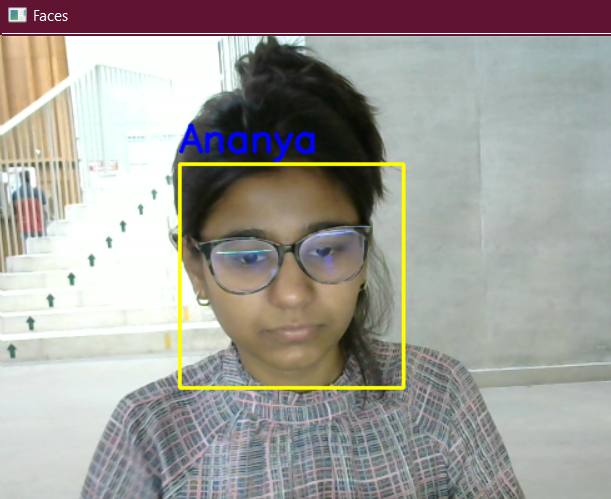
#> input picture Solution/cv/ananya cv4/ananya.png, 611 x 499 px, given in place of the camera
$ jupyter execute --allow-errors Ananya_ass4.ipynb
#> lines starting #> are read from the running program, lines starting #| are printed output that depends on the picture; after the words box and inside, x2 and y2 are one past the last pixel; in counts of white or black regions, pixels touching at a corner belong together
[cell 1]
import cv2
import numpy as np

#Init Camera
cap = cv2.VideoCapture(2)

# Face Detection
face_cascade = cv2.CascadeClassifier("./haarcascade_frontalface_default.xml")

skip = 0
face_data = []
dataset_path = './data/'
file_name = input("Enter the name of the person : ")
#> the answer given: ananya.png
while True:
	ret,frame = cap.read()
#> frame is the input picture: shape (499, 611, 3); mean B, G, R 153.3, 158.4, 160.9

	if ret==False:
		continue

	gray_frame = cv2.cvtColor(frame,cv2.COLOR_BGR2GRAY)
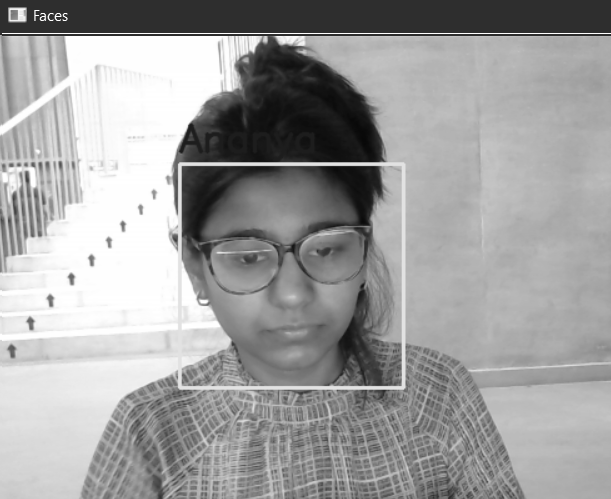
#> gray_frame: shape (499, 611); min 8, max 255, mean 158.5


	faces = face_cascade.detectMultiScale(frame,1.3,5)
#> faces = [[192, 170, 196, 196]]
	if len(faces)==0:
		continue

	faces = sorted(faces,key=lambda f:f[2]*f[3])

	# Pick the last face (because it is the largest face acc to area(f[2]*f[3]))
	for face in faces[-1:]:
		x,y,w,h = face
		cv2.rectangle(frame,(x,y),(x+w,y+h),(0,255,255),2)

		#Extract (Crop out the required face) : Region of Interest
		offset = 10
		face_section = frame[y-offset:y+h+offset,x-offset:x+w+offset]
		face_section = cv2.resize(face_section,(100,100))

		skip += 1
		if skip%10==0:
			face_data.append(face_section)
			print(len(face_data))
#> this loop made 1 pass
#> (x, y, w, h, offset, skip) on pass 1: (192, 170, 196, 196, 10, 1)
#> pass 1, `face_section = frame[y-offset:y+h+offset,x-offset:x+w+offset]`:
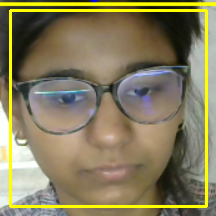
#> face_section: shape (216, 216, 3); mean B, G, R 93.1, 125.5, 133.9
#> pass 1, `face_section = cv2.resize(face_section,(100,100))`:
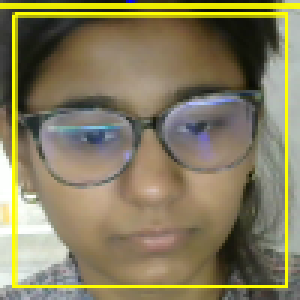
#> face_section: shape (100, 100, 3) (shown 3 times larger); mean B, G, R 93.4, 125.5, 134
#> after the loop:
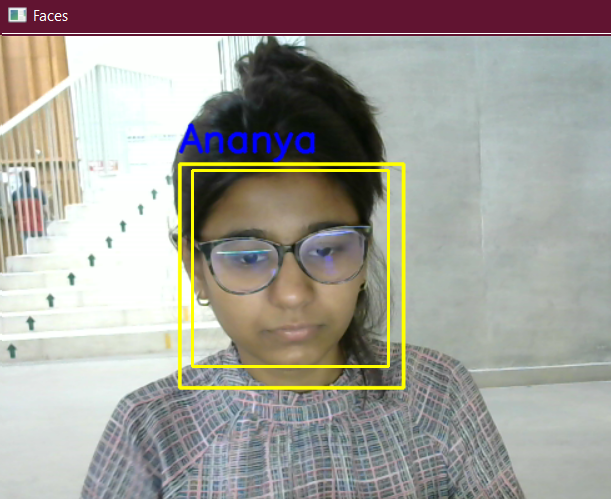
#> frame: shape (499, 611, 3); 0.77% of pixels changed, all inside (x1, y1, x2, y2) = (191, 169, 390, 368)
#> after the loop, face_data = []; skip = 1


	cv2.imshow("Frame",frame)
	cv2.imshow("Face Section",face_section)

	key_pressed = cv2.waitKey(1) & 0xFF
#> (key q is pressed here)
	if key_pressed == ord('q'):
		break

# Convert our face list array into a numpy array
face_data = np.asarray(face_data)
#> face_data = empty array
#> (the rest of this cell did not finish here and is left out)

$ run again, on Solution/cv/ananya cv4/chinu.png
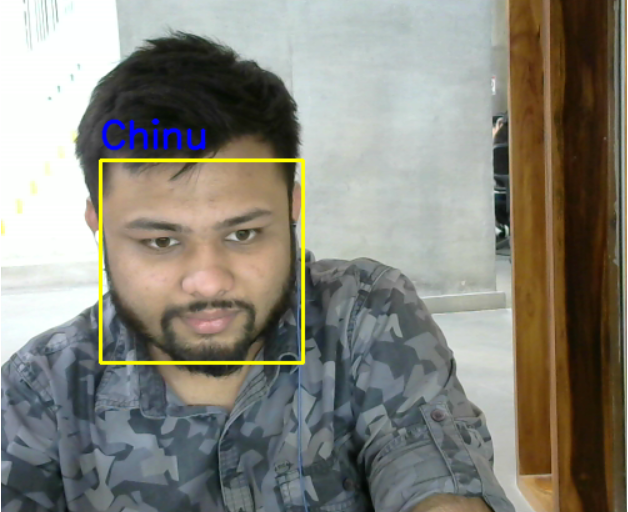
#> input picture Solution/cv/ananya cv4/chinu.png, 628 x 512 px, given in place of the camera
#> frame is the input picture: shape (512, 628, 3); mean B, G, R 123.2, 133, 134.7
#> faces = [[101, 158, 210, 210]]
#> the loop `for face in faces[-1:]:` made 1 pass
#> (x, y, w, h, offset, skip) on pass 1: (101, 158, 210, 210, 10, 1)
#> pass 1, `face_section = cv2.resize(face_section,(100,100))`:
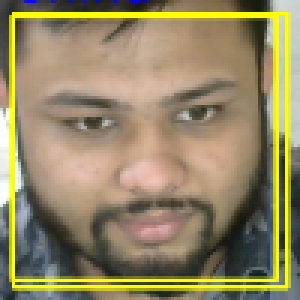
#> face_section: shape (100, 100, 3) (shown 3 times larger); mean B, G, R 99.4, 135.8, 148.6
#> after the loop `for face in faces[-1:]:`:
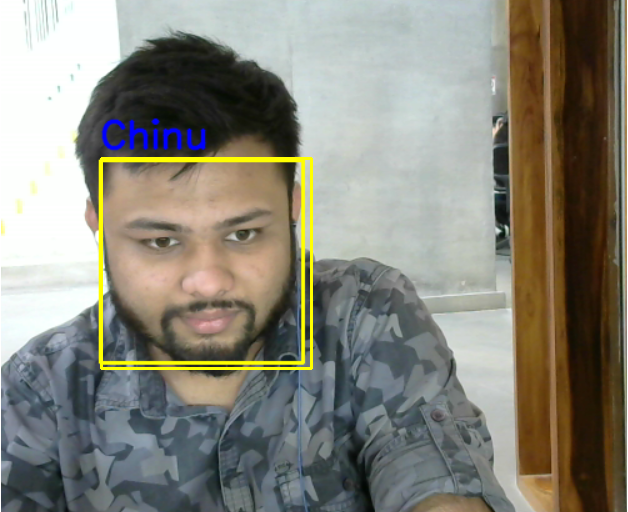
#> frame: shape (512, 628, 3); 0.59% of pixels changed, all inside (x1, y1, x2, y2) = (100, 157, 313, 370)
#> after the loop `for face in faces[-1:]:`: face_data = []; skip = 1
#> `face_data = np.asarray(face_data)`: face_data = empty array
